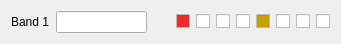
   <widget class="QWidget" name="layoutWidget">
    <property name="geometry">
     <rect>
      <x>10</x>
      <y>70</y>
      <width>341</width>
      <height>27</height>
     </rect>
    </property>
    <layout class="QHBoxLayout" name="horizontalLayout_3">
     <item>
      <widget class="QLabel" name="label_4">
       <property name="text">
        <string>Band 1</string>
       </property>
      </widget>
     </item>
     <item>
      <widget class="QLineEdit" name="lineEdit_2">
       <property name="sizePolicy">
        <sizepolicy hsizetype="Expanding" vsizetype="Fixed">
         <horstretch>0</horstretch>
         <verstretch>0</verstretch>
        </sizepolicy>
       </property>
      </widget>
     </item>
     <item>
      <spacer name="horizontalSpacer_3">
       <property name="orientation">
        <enum>Qt::Horizontal</enum>
       </property>
       <property name="sizeHint" stdset="0">
        <size>
         <width>40</width>
         <height>20</height>
        </size>
       </property>
      </spacer>
     </item>
     <item>
      <widget class="QCheckBox" name="checkBox_9">
       <property name="sizePolicy">
        <sizepolicy hsizetype="Fixed" vsizetype="Fixed">
         <horstretch>0</horstretch>
         <verstretch>0</verstretch>
        </sizepolicy>
       </property>
       <property name="palette">
        <palette>
         <active>
          <colorrole role="Base">
           <brush brushstyle="SolidPattern">
            <color alpha="255">
             <red>239</red>
             <green>41</green>
             <blue>41</blue>
            </color>
           </brush>
          </colorrole>
         </active>
         <inactive>
          <colorrole role="Base">
           <brush brushstyle="SolidPattern">
            <color alpha="255">
             <red>239</red>
             <green>41</green>
             <blue>41</blue>
            </color>
           </brush>
          </colorrole>
         </inactive>
         <disabled>
          <colorrole role="Base">
           <brush brushstyle="SolidPattern">
            <color alpha="255">
             <red>239</red>
             <green>235</green>
             <blue>231</blue>
            </color>
           </brush>
          </colorrole>
         </disabled>
        </palette>
       </property>
       <property name="focusPolicy">
        <enum>Qt::NoFocus</enum>
       </property>
       <property name="text">
        <string notr="true"/>
       </property>
      </widget>
     </item>
     <item>
      <widget class="QCheckBox" name="checkBox_10">
       <property name="sizePolicy">
        <sizepolicy hsizetype="Fixed" vsizetype="Fixed">
         <horstretch>0</horstretch>
         <verstretch>0</verstretch>
        </sizepolicy>
       </property>
       <property name="focusPolicy">
        <enum>Qt::NoFocus</enum>
       </property>
       <property name="text">
        <string notr="true"/>
       </property>
      </widget>
     </item>
     <item>
      <widget class="QCheckBox" name="checkBox_11">
       <property name="sizePolicy">
        <sizepolicy hsizetype="Fixed" vsizetype="Fixed">
         <horstretch>0</horstretch>
         <verstretch>0</verstretch>
        </sizepolicy>
       </property>
       <property name="focusPolicy">
        <enum>Qt::NoFocus</enum>
       </property>
       <property name="text">
        <string notr="true"/>
       </property>
      </widget>
     </item>
     <item>
      <widget class="QCheckBox" name="checkBox_12">
       <property name="sizePolicy">
        <sizepolicy hsizetype="Fixed" vsizetype="Fixed">
         <horstretch>0</horstretch>
         <verstretch>0</verstretch>
        </sizepolicy>
       </property>
       <property name="focusPolicy">
        <enum>Qt::NoFocus</enum>
       </property>
       <property name="text">
        <string notr="true"/>
       </property>
      </widget>
     </item>
     <item>
      <widget class="QCheckBox" name="checkBox_13">
       <property name="sizePolicy">
        <sizepolicy hsizetype="Fixed" vsizetype="Fixed">
         <horstretch>0</horstretch>
         <verstretch>0</verstretch>
        </sizepolicy>
       </property>
       <property name="palette">
        <palette>
         <active>
          <colorrole role="Base">
           <brush brushstyle="SolidPattern">
            <color alpha="255">
             <red>196</red>
             <green>160</green>
             <blue>0</blue>
            </color>
           </brush>
          </colorrole>
         </active>
         <inactive>
          <colorrole role="Base">
           <brush brushstyle="SolidPattern">
            <color alpha="255">
             <red>196</red>
             <green>160</green>
             <blue>0</blue>
            </color>
           </brush>
          </colorrole>
         </inactive>
         <disabled>
          <colorrole role="Base">
           <brush brushstyle="SolidPattern">
            <color alpha="255">
             <red>239</red>
             <green>235</green>
             <blue>231</blue>
            </color>
           </brush>
          </colorrole>
         </disabled>
        </palette>
       </property>
       <property name="focusPolicy">
        <enum>Qt::NoFocus</enum>
       </property>
       <property name="text">
        <string notr="true"/>
       </property>
      </widget>
     </item>
     <item>
      <widget class="QCheckBox" name="checkBox_14">
       <property name="sizePolicy">
        <sizepolicy hsizetype="Fixed" vsizetype="Fixed">
         <horstretch>0</horstretch>
         <verstretch>0</verstretch>
        </sizepolicy>
       </property>
       <property name="focusPolicy">
        <enum>Qt::NoFocus</enum>
       </property>
       <property name="text">
        <string notr="true"/>
       </property>
      </widget>
     </item>
     <item>
      <widget class="QCheckBox" name="checkBox_15">
       <property name="sizePolicy">
        <sizepolicy hsizetype="Fixed" vsizetype="Fixed">
         <horstretch>0</horstretch>
         <verstretch>0</verstretch>
        </sizepolicy>
       </property>
       <property name="focusPolicy">
        <enum>Qt::NoFocus</enum>
       </property>
       <property name="text">
        <string notr="true"/>
       </property>
      </widget>
     </item>
     <item>
      <widget class="QCheckBox" name="checkBox_16">
       <property name="sizePolicy">
        <sizepolicy hsizetype="Fixed" vsizetype="Fixed">
         <horstretch>0</horstretch>
         <verstretch>0</verstretch>
        </sizepolicy>
       </property>
       <property name="focusPolicy">
        <enum>Qt::NoFocus</enum>
       </property>
       <property name="text">
        <string notr="true"/>
       </property>
      </widget>
     </item>
    </layout>
   </widget>
